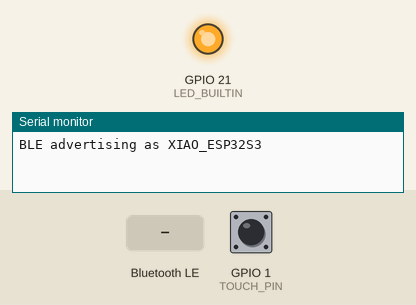
A sketch run on a simulated Seeed XIAO ESP32-S3. Parts: output pins drawn as LEDs (lit = HIGH), the last lines printed to the serial monitor. The inputs (shaded band) are chosen by the test bench; at power-on: GPIO 1 (TOUCH_PIN) HIGH. Nothing arrives over Bluetooth unless stated; a phone connects over Bluetooth LE 3 s after start.

Above: at 2.4 s.
2.5 s: Bluetooth LE write "on" received
At 3.0 s:
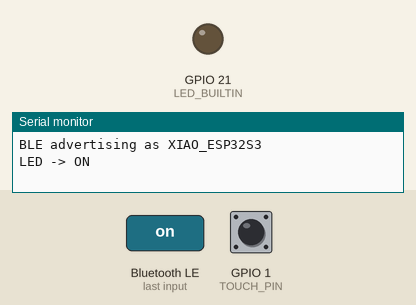
4.0 s: Bluetooth LE write "0" received
At 5.3 s:
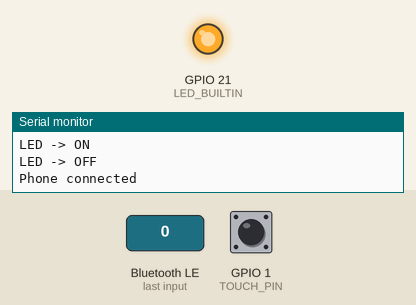
5.7 s: Bluetooth LE write "1" received
At 6.6 s:
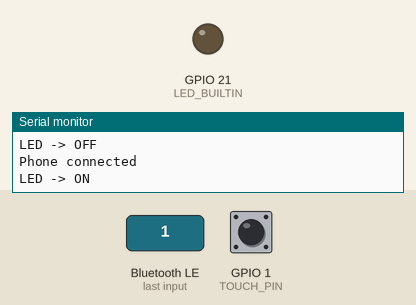
7.2 s: Bluetooth LE write "2" received
At 7.7 s:
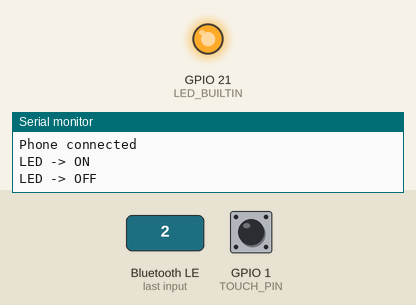
Timing chart, 0 to 9.7 s (numbered marks = the images above; inputs shaded):
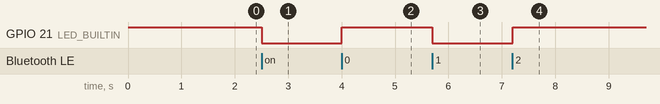

The sketch:

BLEControl.ino
```cpp
// XIAO ESP32-S3 BLE control (no Wi-Fi)
// Device name: XIAO_ESP32S3
// - Touch characteristic (READ, NOTIFY): text "value,touched,baseline" e.g. "17590,0,17580"
//   notified every 200 ms while a phone is connected
// - LED characteristic (READ, WRITE, NOTIFY): write "1"/"0" (text) or 0x01/0x00 (byte)
// Works with nRF Connect or the Web Bluetooth page (web/ble.html).
// Touch pin: D0 (GPIO1, TOUCH1)
// USER LED: GPIO21 (active-low: LOW = on, HIGH = off)
// Note: ESP32-S3 has BLE only (no Bluetooth Classic). Attach the antenna.

#include <BLEDevice.h>
#include <BLEUtils.h>
#include <BLEServer.h>
#include <BLE2902.h>

#define DEVICE_NAME  "XIAO_ESP32S3"
#define SERVICE_UUID "7f1c0001-5a3e-4c8b-9d2a-1b6e4f0a9c11"
#define TOUCH_UUID   "7f1c0002-5a3e-4c8b-9d2a-1b6e4f0a9c11"
#define LED_UUID     "7f1c0003-5a3e-4c8b-9d2a-1b6e4f0a9c11"

const int TOUCH_PIN = D0;
const float TOUCH_RATIO = 1.1;  // touched when value > baseline * 1.1
const uint32_t NOTIFY_MS = 200;

BLEServer *pServer;
BLECharacteristic *touchChar;
BLECharacteristic *ledChar;

uint32_t baseline = 0;
uint32_t touchValue = 0;
bool touched = false;
volatile bool ledOn = false;
volatile bool connected = false;
volatile bool restartAdvertising = false;

void applyLed() {
  digitalWrite(LED_BUILTIN, ledOn ? LOW : HIGH);
  ledChar->setValue(ledOn ? "1" : "0");
}

class ServerCallbacks : public BLEServerCallbacks {
  void onConnect(BLEServer *server) {
    connected = true;
    Serial.println("Phone connected");
  }
  void onDisconnect(BLEServer *server) {
    connected = false;
    restartAdvertising = true;  // advertising stops on connect, so start it again
    Serial.println("Phone disconnected");
  }
};

class LedCallbacks : public BLECharacteristicCallbacks {
  void onWrite(BLECharacteristic *c) {
    String v = c->getValue();
    if (v.length() == 0) return;
    // Accept "1"/"0", "on"/"off" text or a 0x01/0x00 byte
    char first = v[0];
    ledOn = first == '1' || first == 0x01 || v.equalsIgnoreCase("on");
    applyLed();
    ledChar->notify();
    Serial.printf("LED -> %s\n", ledOn ? "ON" : "OFF");
  }
};

void addDescription(BLECharacteristic *c, const char *text) {
  BLEDescriptor *d = new BLEDescriptor(BLEUUID((uint16_t)0x2901));  // user description (shown in nRF Connect)
  d->setValue(text);
  c->addDescriptor(d);
}

void setup() {
  Serial.begin(115200);
  pinMode(LED_BUILTIN, OUTPUT);
  digitalWrite(LED_BUILTIN, HIGH);  // LED off

  // Measure untouched baseline (do not touch during boot)
  // First readings after init are unstable, so discard them
  delay(500);
  for (int i = 0; i < 50; i++) {
    touchRead(TOUCH_PIN);
    delay(10);
  }
  uint64_t sum = 0;
  for (int i = 0; i < 20; i++) {
    sum += touchRead(TOUCH_PIN);
    delay(10);
  }
  baseline = sum / 20;

  BLEDevice::init(DEVICE_NAME);
  pServer = BLEDevice::createServer();
  pServer->setCallbacks(new ServerCallbacks());
  BLEService *service = pServer->createService(SERVICE_UUID);

  touchChar = service->createCharacteristic(
    TOUCH_UUID, BLECharacteristic::PROPERTY_READ | BLECharacteristic::PROPERTY_NOTIFY);
  touchChar->addDescriptor(new BLE2902());
  addDescription(touchChar, "Touch value,touched,baseline");

  ledChar = service->createCharacteristic(
    LED_UUID, BLECharacteristic::PROPERTY_READ | BLECharacteristic::PROPERTY_WRITE | BLECharacteristic::PROPERTY_NOTIFY);
  ledChar->setCallbacks(new LedCallbacks());
  ledChar->addDescriptor(new BLE2902());
  addDescription(ledChar, "LED write 1=on 0=off");

  applyLed();
  service->start();

  BLEAdvertising *adv = BLEDevice::getAdvertising();
  adv->addServiceUUID(SERVICE_UUID);
  adv->setScanResponse(true);
  adv->setMinPreferred(0x06);  // helps with iPhone connections
  adv->setMinPreferred(0x12);
  BLEDevice::startAdvertising();
  Serial.println("BLE advertising as " DEVICE_NAME);
}

void loop() {
  static uint32_t lastRead = 0;
  if (millis() - lastRead >= 50) {
    lastRead = millis();
    touchValue = touchRead(TOUCH_PIN);
    touched = touchValue > baseline * TOUCH_RATIO;

    // Slowly track baseline while untouched (snap down if it is too high)
    if (!touched) {
      baseline = (touchValue < baseline) ? touchValue : (baseline * 15 + touchValue) / 16;
    }
  }

  static uint32_t lastNotify = 0;
  static bool lastTouched = false;
  if (millis() - lastNotify >= NOTIFY_MS || touched != lastTouched) {
    lastNotify = millis();
    lastTouched = touched;
    char buf[40];
    snprintf(buf, sizeof(buf), "%lu,%d,%lu", (unsigned long)touchValue, touched ? 1 : 0, (unsigned long)baseline);
    touchChar->setValue(buf);
    if (connected) touchChar->notify();
  }

  if (restartAdvertising) {
    restartAdvertising = false;
    delay(300);  // give the stack time to finish the disconnect
    BLEDevice::startAdvertising();
    Serial.println("Advertising again");
  }
}
```

Measured:
- after the input at 2.5 s, GPIO 21 (LED_BUILTIN): HIGH → LOW at once
- after the input at 4.0 s, GPIO 21 (LED_BUILTIN): LOW → HIGH at once
- after the input at 5.7 s, GPIO 21 (LED_BUILTIN): HIGH → LOW at once
- after the input at 7.2 s, GPIO 21 (LED_BUILTIN): LOW → HIGH at once
